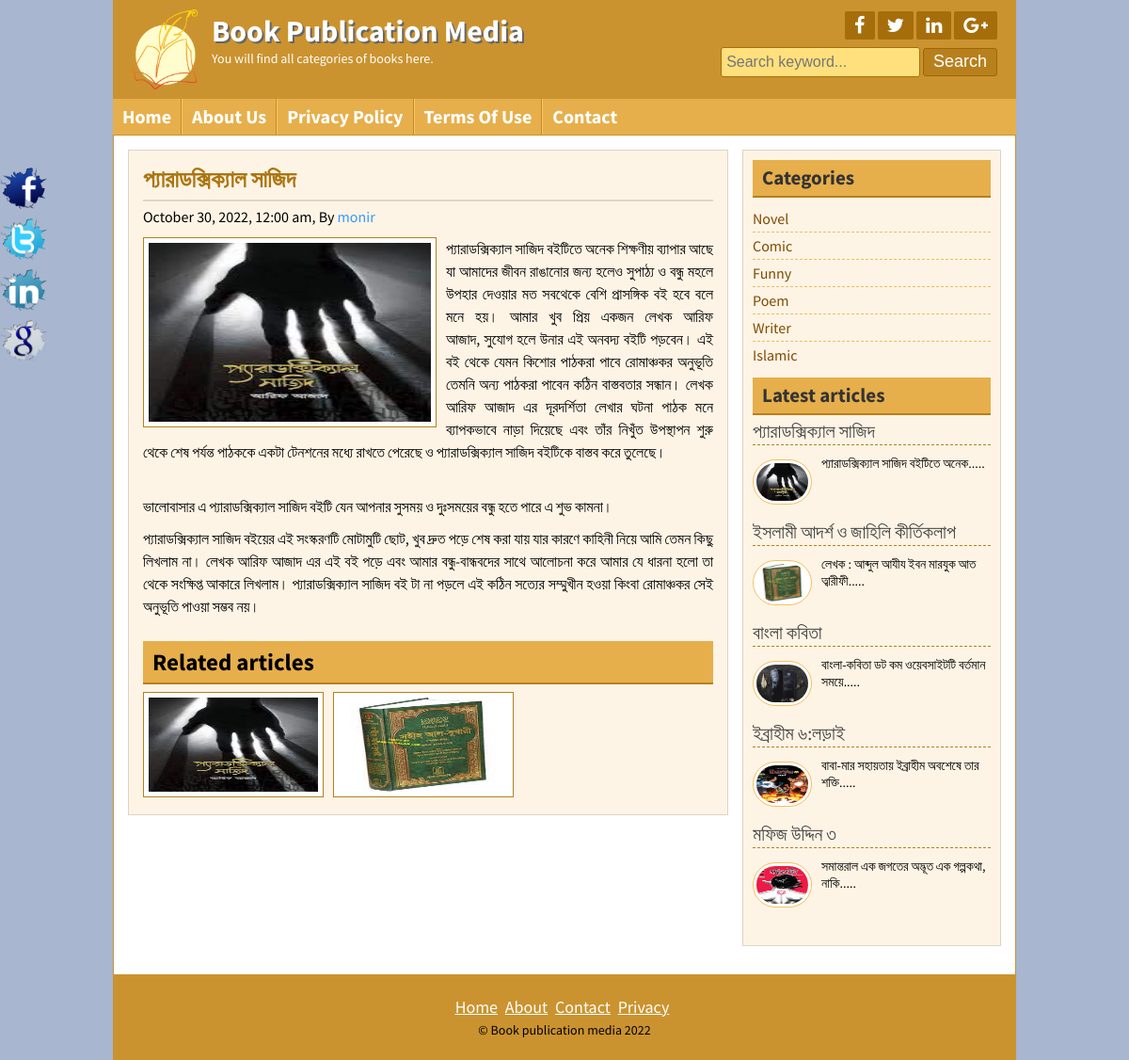
/post.php?id=23, run on the app's committed database.
### tables this page shows
CREATE TABLE `title_slogan` (
  `id` int(11) NOT NULL,
  `title` varchar(255) NOT NULL,
  `slogan` varchar(255) NOT NULL,
  `logo` varchar(255) NOT NULL
);

CREATE TABLE `tbl_social` (
  `id` int(11) NOT NULL,
  `fb` varchar(255) NOT NULL,
  `tw` varchar(255) NOT NULL,
  `ln` varchar(255) NOT NULL,
  `gp` varchar(255) NOT NULL
);

CREATE TABLE `tbl_page` (
  `id` int(11) NOT NULL,
  `name` varchar(255) NOT NULL,
  `body` text NOT NULL
);

CREATE TABLE `tbl_post` (
  `id` int(11) NOT NULL,
  `cat` int(11) NOT NULL,
  `title` varchar(255) NOT NULL,
  `body` text NOT NULL,
  `image` varchar(255) NOT NULL,
  `author` varchar(255) NOT NULL,
  `tags` varchar(255) NOT NULL,
  `date` date NOT NULL DEFAULT current_timestamp(),
  `userid` int(11) NOT NULL
);

CREATE TABLE `tbl_category` (
  `id` int(11) NOT NULL,
  `name` varchar(50) NOT NULL
);

CREATE TABLE `tbl_footer` (
  `id` int(11) NOT NULL,
  `note` varchar(255) NOT NULL
);

### lib/Database.php (called while the page is built, shortened)
<?php
Class Database{
	public $host   = DB_HOST;
	public $user   = DB_USER;
	public $pass   = DB_PASS;
	public $dbname = DB_NAME;
	public $link;
	private function connectDB(){
	$this->link = new mysqli($this->host, $this->user, $this->pass, $this->dbname);
 }
	public function select($query){
		$result = $this->link->query($query) or die($this->link->error.__LINE__);
		if($result->num_rows > 0){
			return $result;
		} else {
			return false;
		}
	}
}

### helpers/format.php (called while the page is built, shortened)
<?php
    class Format{
        public function formatDate($date){
            return date('F j, Y, g:i a', strtotime($date));
        }
        public function textShorten($text, $limit = 2000){
            $text = $text. " ";
            $text = substr($text, 0, $limit);
            $text = substr($text, 0, strrpos($text, ' '));
            $text = $text.".....";
            return $text;
        }
    }
?>

### post.php (the view, shortened to what this page needs)
<?php include 'inc/header.php'; ?>
<?php
$postid = mysqli_real_escape_string($db->link, $_GET['id']);
if (!isset($postid) || $postid == NULL) {
	header("Location: 404.php");
} else {
	$id = $postid;
}
?>
<div class="contentsection contemplete clear">
    <div class="maincontent clear">
        <div class="about">
            <?php
			$query = "select * from tbl_post where id=$id";
			$post = $db->select($query);
			if ($post) {
				while ($result = $post->fetch_assoc()) {
			?>
            <h2><?php echo $result['title']; ?></h2>
            <h4><?php echo $fm->formatDate($result['date']); ?>, By <a
                    href="page.php?pageid=1"><?php echo $result['author']; ?></a></h4>
            <img src="admin/<?php echo $result['image']; ?>" alt="post image" />
            <?php echo $result['body']; ?>
            <div class="relatedpost clear">
                <h2>Related articles</h2>
                <?php
						$catid = $result['cat'];
						$queryRelated = "select * from tbl_post where cat='$catid' order by rand() limit 6";
						$relatedPost = $db->select($queryRelated);
						if ($relatedPost) {
							while ($rresult = $relatedPost->fetch_assoc()) {
						?>
                <a href="post.php?id=<?php echo $rresult['id']; ?>"><img src="admin/<?php echo $rresult['image']; ?>"
                        alt="post image" /></a>
                <?php }
						} else {
							"No Related Post Available";
						} ?>
            </div>
            <?php }
			} else {
				header("Location:404.php");
			} ?>
        </div>
    </div>
    <?php include "inc/sidebar.php"; ?>
</div>
<?php include "inc/footer.php"; ?>

### inc/header.php (shortened to what this page needs)
<?php include "lib/Database.php"; ?>
<?php include "helpers/format.php"; ?>
<?php
$db = new Database();
$fm = new Format();
?>
<!DOCTYPE html>
<html>
<head>
	<?php include 'scripts/css.php'; ?>
</head>
<body>
	<div class="headersection templete clear">
		<a href="index.php">
			<div class="logo">
				<?php
				$query = "select * from title_slogan where id='1'";
				$blog_title = $db->select($query);
				if ($blog_title) {
					while ($result = $blog_title->fetch_assoc()) {
				?>
						<img src="admin/<?php echo $result['logo']; ?>" alt="Logo" />
						<h2><?php echo $result['title']; ?></h2>
						<p><?php echo $result['slogan']; ?></p>
				<?php }
				} ?>
			</div>
		</a>
		<div class="social clear">
			<div class="icon clear">
				<?php
				$query = "select * from tbl_social where id='1'";
				$socialmedia = $db->select($query);
				if ($socialmedia) {
					while ($result = $socialmedia->fetch_assoc()) {
				?>
						<a href="<?php echo $result['fb']; ?>" target="_blank"><i class="fa fa-facebook"></i></a>
						<a href="<?php echo $result['tw']; ?>" target="_blank"><i class="fa fa-twitter"></i></a>
						<a href="<?php echo $result['ln']; ?>" target="_blank"><i class="fa fa-linkedin"></i></a>
						<a href="<?php echo $result['gp']; ?>" target="_blank"><i class="fa fa-google-plus"></i></a>
				<?php }
				} ?>
			</div>
			<div class="searchbtn clear">
				<form action="search.php" method="get">
					<input type="text" name="search" placeholder="Search keyword..." />
					<input type="submit" name="submit" value="Search" />
				</form>
			</div>
		</div>
	</div>
	<div class="navsection templete">
		<?php
		$path = $_SERVER['SCRIPT_FILENAME'];
		$currentpage = basename($path, '.php');
		?>
		<ul>
			<li>
				<a <?php
					if ($currentpage == 'index') {
						echo 'id="active"';
					}
					?> href="index.php">Home</a>
			</li>
			<?php
			$query = "select * from tbl_page";
			$pages = $db->select($query);
			if ($pages) {
				while ($result = $pages->fetch_assoc()) {
			?>
					<li>
						<a
							<?php
							if (isset($_GET['pageid']) && $_GET['pageid'] == $result['id']) {
								echo 'id="active"';
							}
							?>
							href="page.php?pageid=<?php echo $result['id']; ?>">
							<?php echo $result['name']; ?>
						</a>
					 </li>
			<?php
				}
			}
			?>
			<li><a <?php
					if ($currentpage == 'contact') {
						echo 'id="active"';
					}
					?> href="contact.php">Contact</a></li>
		</ul>
	</div>

### inc/sidebar.php
<div class="sidebar clear">
	<div class="samesidebar clear">
		<h2>Categories</h2>
		<ul>
			<?php
			$query = "select * from tbl_category";
			$category = $db->select($query);
			if ($category) {
				while ($result = $category->fetch_assoc()) {
			?>
					<li><a href="posts.php?category=<?php echo $result['id'];?>"><?php echo $result['name']; ?></a></li>
				<?php
				}
			} else { ?>
			<li>No Category Created</li>
			<?php } ?>
		</ul>
	</div>
	<div class="samesidebar clear">
		<h2>Latest articles</h2>
		<?php
			$query = "select * from tbl_post order by id desc limit 5";
			$post = $db->select($query);
			if ($post) {
				while ($result = $post->fetch_assoc()) {
			?>
		<div class="popular clear">
			<h3><a href="post.php?id=<?php echo $result['id']; ?>"><?php echo $result['title']; ?></a></h3>
			<a href="post.php?id=<?php echo $result['id']; ?>"><img src="admin/<?php echo $result['image']; ?>" alt="post image" /></a>
			<?php echo $fm->textShorten($result['body'], 120); ?>
		</div>
		<?php }
			} else {
				header("Location:404.php");
			} ?>
	</div>
</div>

### inc/footer.php (shortened to what this page needs)
<div class="footersection templete clear">
	<div class="footermenu clear">
		<ul>
			<li><a href="index.php">Home</a></li>
			<li><a href="page.php?pageid=1">About</a></li>
			<li><a href="contact.php">Contact</a></li>
			<li><a href="page.php?pageid=2">Privacy</a></li>
		</ul>
	</div>
	<?php
	$query = "select * from tbl_footer where id='1'";
	$copyright = $db->select($query);
	if ($copyright) {
		while ($result = $copyright->fetch_assoc()) {
	?>
			<p>&copy; <?php echo $result['note']; ?> <?php echo date('Y'); ?></p>
	<?php }
	} ?>
</div>
<div class="fixedicon clear">
	<?php
	$query = "select * from tbl_social where id='1'";
	$socialmedia = $db->select($query);
	if ($socialmedia) {
		while ($result = $socialmedia->fetch_assoc()) {
	?>
			<a href="<?php echo $result['fb']; ?>" target="_blank"><img src="images/fb.png" alt="Facebook" /></a>
			<a href="<?php echo $result['tw']; ?>" target="_blank"><img src="images/tw.png" alt="Twitter" /></a>
			<a href="<?php echo $result['ln']; ?>" target="_blank"><img src="images/in.png" alt="LinkedIn" /></a>
			<a href="<?php echo $result['gp']; ?>" target="_blank"><img src="images/gl.png" alt="GooglePlus" /></a>
	<?php }
	} ?>
</div>
</body>
</html>

### theme/yellow.css (style rules this page uses)
.headersection,.footersection { background: #ca932f none repeat scroll 0 0; }
.icon a { background: #a56e0a none repeat scroll 0 0; }
.searchbtn input[type="text"] { border: 1px solid #a56e0a; background: #ffe07c; }
.searchbtn input[type="submit"] { border: 1px solid #9d6602; }
input[type="submit"] { background: #b7801c none repeat scroll 0 0; border: 1px solid #9d6602; }
.navsection { background: none repeat scroll 0 0 #e6af4b; }
.navsection ul li { border-left: 1px solid #fdc662; border-right: 1px solid #c18a26; }
.maincontent,.sidebar { background: #fef4e5 none repeat scroll 0 0; }
.contentsection { border: 1px solid #ca932f; }
.samesidebar h2 { background: #e6af4b none repeat scroll 0 0; border-bottom: 2px solid #b7801c; color: #333; }
.footermenu ul li a { color: #fff; }
.samepost h2, .about h2 { color: #ac7511; }
.about img { border: 1px solid #b7801c; }
.relatedpost h2 { background: #e6af4b none repeat scroll 0 0; border-bottom: 2px solid #b7801c !important; }

### data on the page
title_slogan: logo (picture), title "Book Publication Media", slogan "You will find all categories of books here."
tbl_page: name "About Us"
tbl_page: name "Privacy Policy"
tbl_page: name "Terms Of Use"
tbl_post: title "প্যারাডক্সিক্যাল সাজিদ", date "October 30, 2022, 12:00 am", author "monir", image (picture), body "প্যারাডক্সিক্যাল সাজিদ বইটিতে অনেক শিক্ষণীয় ব্যাপার আছে যা আমাদের জীবন রাঙানোর জন্য হলেও সুপাঠ্য ও বন্ধু মহলে উপহার দেওয়ার মত সবথেকে বেশি প্রাসঙ্গিক বই হবে বলে মনে হয়। আমার খুব প্রিয় একজন লেখক আরিফ আজাদ, সুযোগ হলে উনার এই অনবদ্য বইটি পড়বেন। এই বই থেকে যেমন কিশোর পাঠকরা পাবে রোমাঞ্চকর অনুভূতি তেমনি অন্য পাঠকরা পাবেন কঠিন বাস্তবতার সন্ধান। লেখক আরিফ আজাদ এর দূরদর্শিতা লেখার ঘটনা পাঠক মনে ব্যাপকভাবে নাড়া দিয়েছে এবং তাঁর নিখুঁত উপস্থাপন শুরু থেকে শেষ পর্যন্ত পাঠককে একটা টেনশনের মধ্যে রাখতে পেরেছে ও প্যারাডক্সিক্যাল সাজিদ বইটিকে বাস্তব করে তুলেছে। ভালোবাসার এ প্যারাডক্সিক্যাল সাজিদ বইটি যেন আপনার সুসময় ও দুঃসময়ের বন্ধু হতে পারে এ শুভ কামনা। প্যারাডক্সিক্যাল সাজিদ বইয়ের এই সংস্করণটি মোটামুটি…", body "প্যারাডক্সিক্যাল সাজিদ বইটিতে অনেক....."
tbl_post: image (picture), title "ইসলামী আদর্শ ও জাহিলি কীর্তিকলাপ", body "লেখক : আব্দুল আযীয ইবন মারযুক আত ত্বারীফী....."
tbl_category: name "Novel"
tbl_category: name "Comic"
tbl_category: name "Funny"
tbl_category: name "Poem"
tbl_category: name "Writer"
tbl_category: name "Islamic"
tbl_post: title "বাংলা কবিতা", image (picture), body "বাংলা-কবিতা ডট কম ওয়েবসাইটটি বর্তমান সময়ে....."
tbl_post: title "ইব্রাহীম ৬:লড়াই", image (picture), body "বাবা-মার সহায়তায় ইব্রাহীম অবশেষে তার শক্তি....."
tbl_post: title "মফিজ উদ্দিন ৩", image (picture), body "সমান্তরাল এক জগতের অদ্ভূত এক গল্পকথা, নাকি....."
tbl_footer: note "Book publication media"
